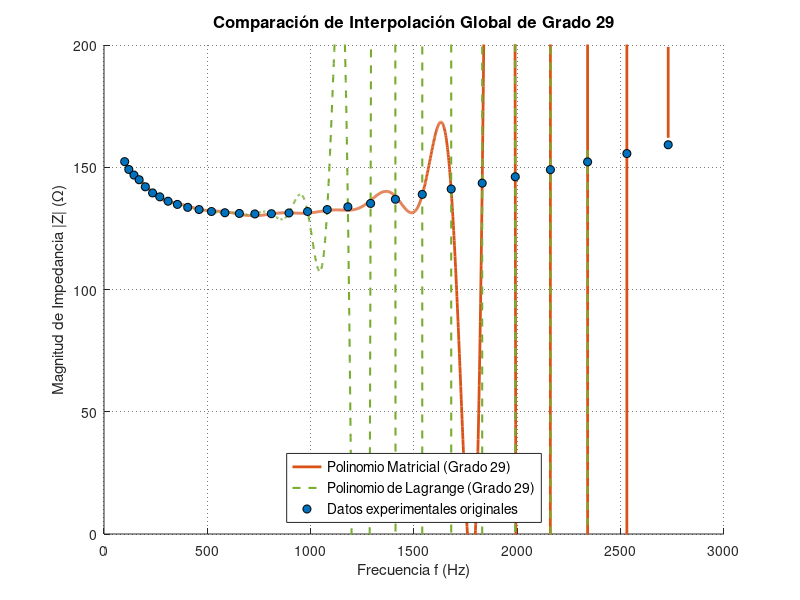

Here is the MATLAB script that generated this plot:
% =========================================================================
% EXAMEN MÉTODOS NUMÉRICOS - PARTE B1: INTERPOLACIÓN POLINÓMICA
% Método Matricial (Vandermonde) e Interpolación de Lagrange
% =========================================================================

clear; clc; close all;

%% 1. Vectores de Datos Originales (30 puntos)
f = [100, 120, 145, 170, 200, 235, 270, 310, 355, 405, ...
     460, 520, 585, 655, 730, 810, 895, 985, 1080, 1180, ...
     1290, 1410, 1540, 1680, 1830, 1990, 2160, 2340, 2530, 2730];

Z_mag = [152.3, 149.1, 146.8, 144.9, 142.0, 139.5, 137.9, 136.1, 134.8, 133.6, ...
         132.7, 131.9, 131.4, 131.1, 130.9, 131.0, 131.3, 131.9, 132.7, 133.8, ...
         135.2, 136.9, 138.9, 141.1, 143.5, 146.1, 149.0, 152.2, 155.6, 159.2];

n = length(f); % Número de puntos (30)
grado = n - 1; % Grado del polinomio exacto (29)

% Malla fina para evaluar y graficar el comportamiento continuo
f_fina = linspace(min(f), max(f), 2000);

%% =======================================================================
%% METODO 1: MÉTODO MATRICIAL (VANDERMONDE)
%% =======================================================================
% Construcción de la matriz de Vandermonde manual V*c = Z
V = zeros(n, n);
for i = 1:n
    for j = 1:n
        V(i, j) = f(i)^(j-1); 
    end
end

% Advertencia sobre el mal condicionamiento numérico de Vandermonde
cond_V = cond(V);
fprintf('--- Análisis de la Matriz de Vandermonde ---\n');
fprintf('Número de condición de la matriz V: %e\n', cond_V);
if cond_V > 1e12
    fprintf('AVISO: La matriz está extremadamente mal condicionada.\n');
    fprintf('Los coeficientes calculados pueden perder precisión por redondeo.\n\n');
end

% Resolver el sistema de ecuaciones para obtener los coeficientes [c_0, c_1, ..., c_29]
coef_matricial = V \ Z_mag'; 

% Evaluar el polinomio matricial en la malla fina usando el método de Horner
Z_matricial = zeros(size(f_fina));
for i = 1:length(f_fina)
    val = 0;
    for j = n:-1:1
        val = val * f_fina(i) + coef_matricial(j);
    end
    Z_matricial(i) = val;
end

%% =======================================================================
%% METODO 2: INTERPOLACIÓN DE LAGRANGE
%% =======================================================================
Z_lagrange = zeros(size(f_fina));

% Implementación algorítmica de los polinomios base de Lagrange
for k = 1:length(f_fina)
    suma_lagrange = 0;
    for i = 1:n
        % Calcular el polinomio productor L_i(f)
        L_i = 1;
        for j = 1:n
            if j ~= i
                L_i = L_i * (f_fina(k) - f(j)) / (f(i) - f(j));
            end
        end
        suma_lagrange = suma_lagrange + Z_mag(i) * L_i;
    end
    Z_lagrange(k) = suma_lagrange;
end

%% =======================================================================
%% 3. VISUALIZACIÓN Y COMPARACIÓN DE RESULTADOS
%% =======================================================================
figure('Color', [1 1 1], 'Position', [100, 100, 850, 500]);
hold on;

% Graficar comportamiento del polinomio por Método Matricial
plot(f_fina, Z_matricial, 'LineWidth', 2, 'Color', [0.8500 0.3250 0.0980], ...
     'DisplayName', sprintf('Polinomio Matricial (Grado %d)', grado));

% Graficar comportamiento por Interpolación de Lagrange
plot(f_fina, Z_lagrange, 'LineStyle', '--', 'LineWidth', 1.5, 'Color', [0.4660 0.6740 0.1880], ...
     'DisplayName', sprintf('Polinomio de Lagrange (Grado %d)', grado));

% Mostrar los puntos de control originales del experimento
plot(f, Z_mag, 'o', 'MarkerFaceColor', [0 0.4470 0.7410], 'MarkerEdgeColor', 'k', ...
     'MarkerSize', 6, 'DisplayName', 'Datos experimentales originales');

title(sprintf('Comparación de Interpolación Global de Grado %d', grado), 'FontSize', 12);
xlabel('Frecuencia f (Hz)', 'FontSize', 11);
ylabel('Magnitud de Impedancia |Z| (\Omega)', 'FontSize', 11);

grid on;
set(gca, 'GridLineStyle', ':', 'GridAlpha', 0.6);
legend('Location', 'south', 'FontSize', 10);
ylim([0, 200]); % Ajustado para visualizar posibles oscilaciones descontroladas
hold off;
